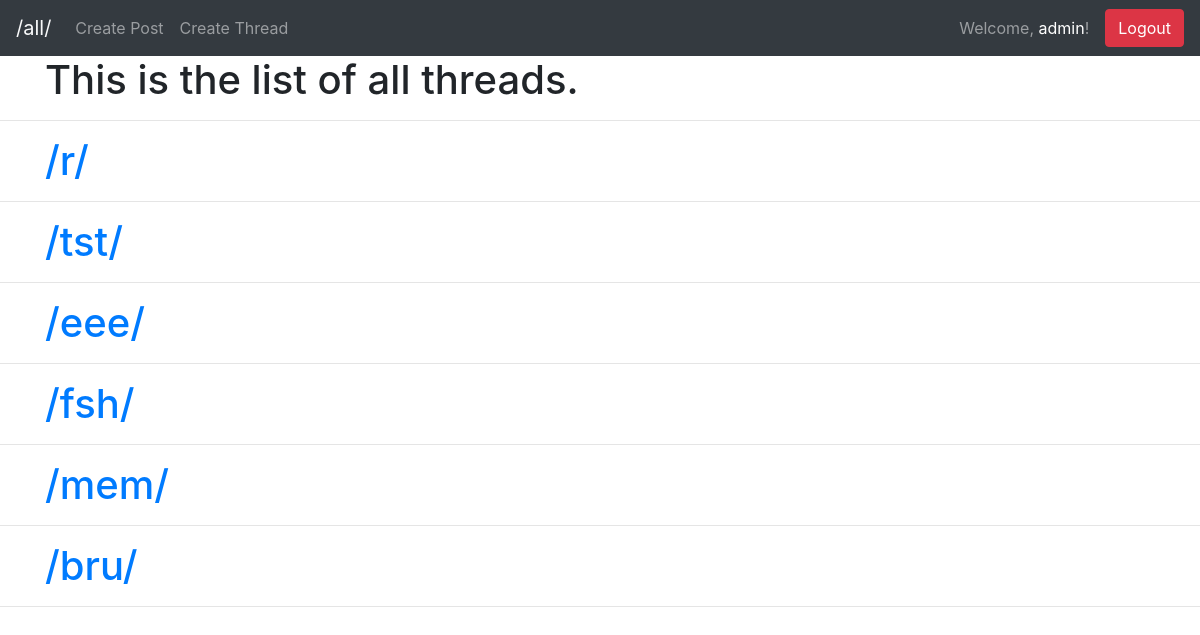
Page /threads/ (signed in) on the committed database.
### post/models.py (models this page shows, shortened)
class Thread(models.Model):
    title = models.TextField(max_length=3)

### post/views.py (the view, shortened to what this page needs)
# urls.py: path('threads/', views.Threads.as_view()),
class Threads(View):
    def get(self, request):
        thread_object = Thread.objects.all()
        context = {'thread_object': thread_object}
        return render(request, 'post/thread.html', context)

### post/templates/post/thread.html (shortened to what this page needs)
<!DOCTYPE html>
<html lang="en">
<head>
    <link rel="stylesheet" href="https://maxcdn.bootstrapcdn.com/bootstrap/4.0.0/css/bootstrap.min.css"
 />
</head>
<body>
    <nav class="navbar navbar-expand-lg navbar-dark bg-dark">
        <a class="navbar-brand text-light" href="/all/">/all/</a>
        {% if user.is_authenticated %}
        <div class="collapse navbar-collapse" id="navbarText">
            <ul class="navbar-nav mr-auto">
                <li class="nav-item">
                    <a class="nav-link" href="/new/">Create Post</a>
                </li>
                <li class="nav-item">
                    <a class="nav-link" href="/new/thread">Create Thread</a>
                </li>
            </ul>
            <span class="navbar-text mr-3">
                Welcome, <a href="/profile/{{user.id}}">{{user}}</a>!
            </span>
            <form class="form-inline" action="" method="POST">
                <button type="submit" class="btn btn-danger">Logout</button>
            </form>
        </div>
        {% endif %}
    </nav>
    <div class="container">
        <h1>This is the list of all threads.</h1>
    </div>
    <hr />
    {% for thread in thread_object %}
    <div class="container">
        <h1><a href="./{{thread.id}}">/{{thread.title}}/</a></h1>
    </div>
    <hr />
    {% endfor %}
</body>
</html>

### rows in the picture
Thread: title "r"
Thread: title "tst"
Thread: title "eee"
Thread: title "fsh"
Thread: title "mem"
Thread: title "bru"

### other values in the picture
{{ user }} "admin"
